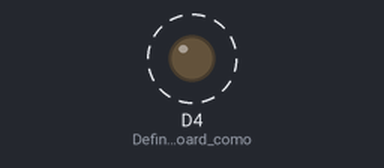
The sketch below on a simulated ESP8266 (NodeMCU). On the bench: output pins drawn as LEDs (lit = HIGH). Dashed ring = blinking.

Above: at 22.02 s.
Timing chart, 0 to 25.0 s (numbered marks = the images above):
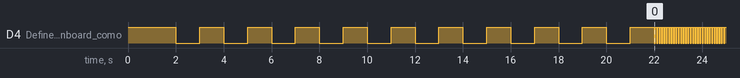

The sketch:

main.ino
```cpp
void setup()
{
   pinMode(D4, OUTPUT);//Define o LED Onboard como saida.
   digitalWrite(D4, 1);//Apaga o LED.
   delay(2000);//Espera 2 segundos para visualizarmos que o ESP foi iniciado.
   ESP.wdtDisable();//Desabilita o SW WDT.

   for (long x = 0; x < 20; x++)//Irá piscar o LED 10x com intervalo de 1 Segundo
   {
      digitalWrite(D4, !digitalRead(D4));//Inverte o estado do LED.
      delay(1000);//Espera 1 Segundo.
      yield();
      ESP.wdtFeed();//Alimenta o Watchdog.
   }


//Após piscar 10x sem erros, irá entrar no loop e o LED começara a piscar
// rapidamente indicando que não ocorreu erros.

//Este código efetua o feed do HW WDT, então logo após as 10 piscadas,
// começara a piscar rapidamente pois entrou no loop.
}

void loop()
{
   digitalWrite(D4, !digitalRead(D4));
   delay(50);
   ESP.wdtFeed();//Alimenta o Watchdog.
}
```

Measured:
- by itself, D4 (Define_o_LED_Onboard_como): goes 10 × (LOW 1.0 s, HIGH 1.0 s), 1079 × (LOW 0.05 s, HIGH 0.05 s), then LOW
